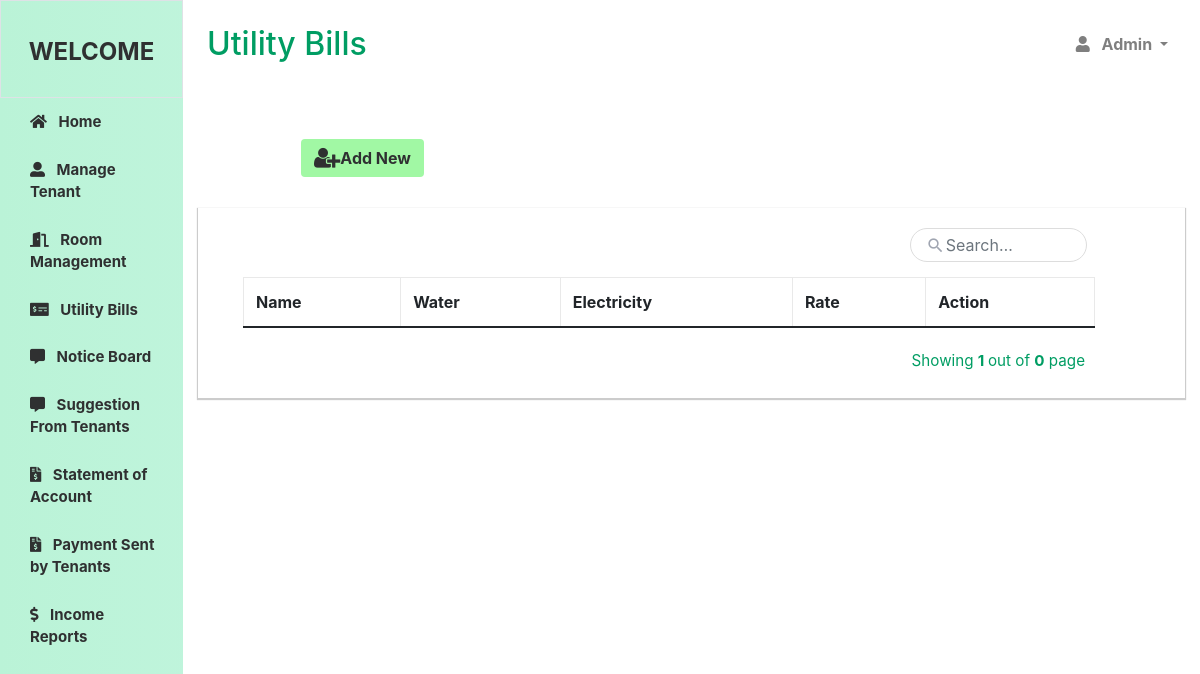
Before: /utility.php with the older database file.
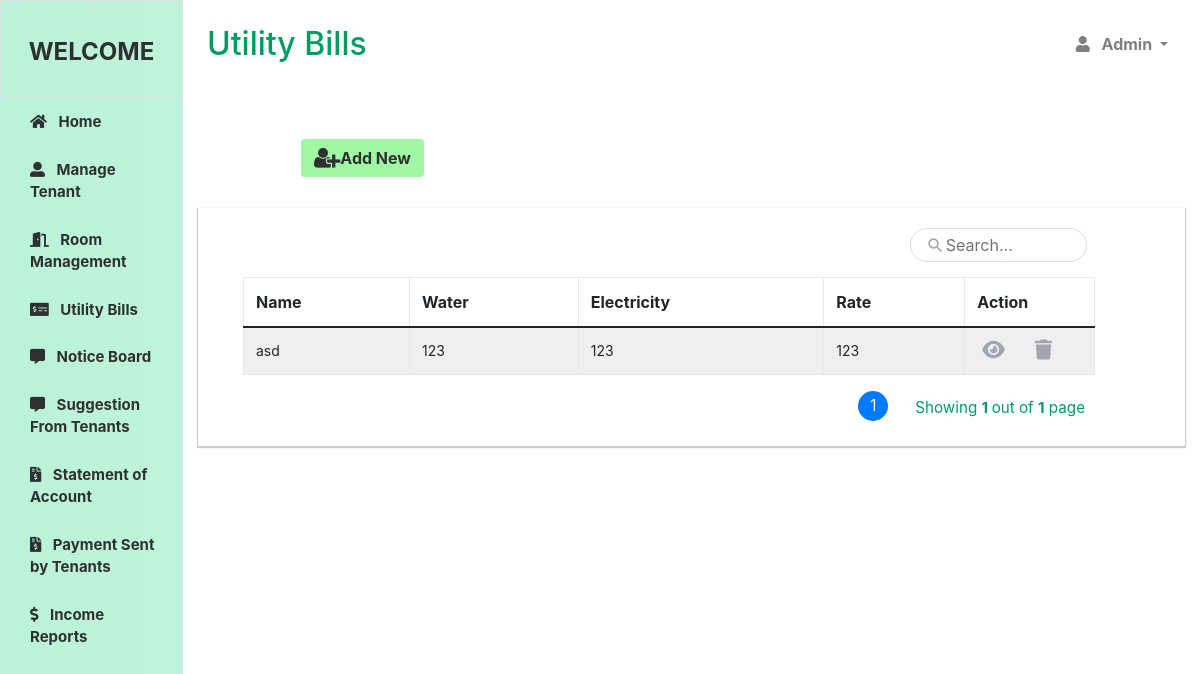
After: the same page with the newer database file.
### tables this page shows
CREATE TABLE `utility_bills` (
  `name` varchar(99) NOT NULL,
  `water` double NOT NULL,
  `electricity` double NOT NULL,
  `rate` double NOT NULL
);

### utility.php (the view, shortened to what the changed rows need)
<!DOCTYPE html>
<html>
    <head>
        <link href="https://cdn.jsdelivr.net/npm/bootstrap@5.0.2/dist/css/bootstrap.min.css" rel="stylesheet"
>
        <link rel="stylesheet" href="https://cdnjs.cloudflare.com/ajax/libs/font-awesome/6.2.1/css/all.min.css"
 />
         <link rel="stylesheet" href="https://use.fontawesome.com/releases/v5.5.0/css/all.css">
<link rel="stylesheet" href="https://stackpath.bootstrapcdn.com/bootstrap/4.5.0/css/bootstrap.min.css">
<link rel="stylesheet" href="https://maxcdn.bootstrapcdn.com/font-awesome/4.7.0/css/font-awesome.min.css">
    </head>
    <body>
    <div class = "d-flex" id = "wrapper">
        <div id = "page-content-wrapper">
            <nav class = "navbar navbar-expand-lg navbar-light bg-transparent py-4 px-4">
                <div class = "d-flex align-items-center">
                    <h2 class = "fs-2 m-0"> Utility Bills </h2>
                </div>
            </nav>
    <div class="container-xl">
        <div class="table-wrapper">
            <div class="table-title">
            <table class="table table-striped table-hover table-bordered">
                <thead>
                   <tr>
                    <th scope="col"> Name </th>
                    <th scope="col"> Water </th>
                    <th scope="col"> Electricity </th>
                    <th scope="col"> Rate </th>
                    <th scope="col"> Action </th>
                   </tr>
                </thead>
                <tbody>
                    <?php
                    include "dbconn.php";
                    if(isset($_GET['page']) && $_GET['page'] !== "") {
                        $page = $_GET['page'];
                    } else {
                        $page = 1;
                    }
                    $limit = 7;
                    $offset = ($page - 1) * $limit;
                    $sql = "SELECT * FROM utility_bills LIMIT $offset, $limit";
                    $result = mysqli_query($conn, $sql);
                    while ($row = mysqli_fetch_assoc($result)) {
                        ?>
                        <tr class="data-row">
                        <td> <?php echo $row['name'] ?> </td>
                        <td> <?php echo $row['water'] ?> </td>
                        <td> <?php echo $row['electricity'] ?> </td>
                        <td> <?php echo $row['rate'] ?> </td>
                        <td>
                        <a href = "#" class = "action-icon link-dark">
                            <i class = "fa-solid fa-eye fs-5 me-3"> </i>
                            </a>
                            <a hre  f = "" class = "action-icon link-dark" >
                            <i class = "fa-solid fa-trash fs-5"></i>
                            </a>
                            </td>
                    </tr>
                        <?php
                    }
                    ?>
                </tbody>
            </table>
            <div class="clearfix">
                <ul class="pagination">
                    <?php
                    $query =  "SELECT COUNT(*) FROM utility_bills";
                    $result_count = mysqli_query($conn, $query);
                    $records = mysqli_fetch_row($result_count);
                    $total_records = $records[0];
                    $total_pages = ceil($total_records / $limit);
                    $link = "";
                    ?>
                    <?php
                         for ($counter = 1; $counter <= $total_pages; $counter++){
                            if ($counter == $page) {
                                $link .= "<li class = 'page-item active'>
                                <a class = 'page-link' href= 'tenantProfile?page="
                                .$counter."'>".$counter." </a></li>";
                            } else {
                                $link .= "<li class = 'page-item'>
                                <a class = 'page-link' href='tenantProfile.php?page=".$counter."'> ".$counter." </a> </li>";
                            }
                        };
                        echo $link;
                    ?>
                    <div class="hint-text">Showing <b> <?= $page; ?> </b> out of <b> <?= $total_pages; ?></b> page</div>
                </ul>
            </div>
        </div>
    </div>
</div>
                </div>
            </div>
    </body>
</html>

Changed rows visible on the page:
added utility_bills: name "asd", water "123", electricity "123", rate "123"
Other visible differences:
$total_pages: "0" → "1"
new list line: "1"
